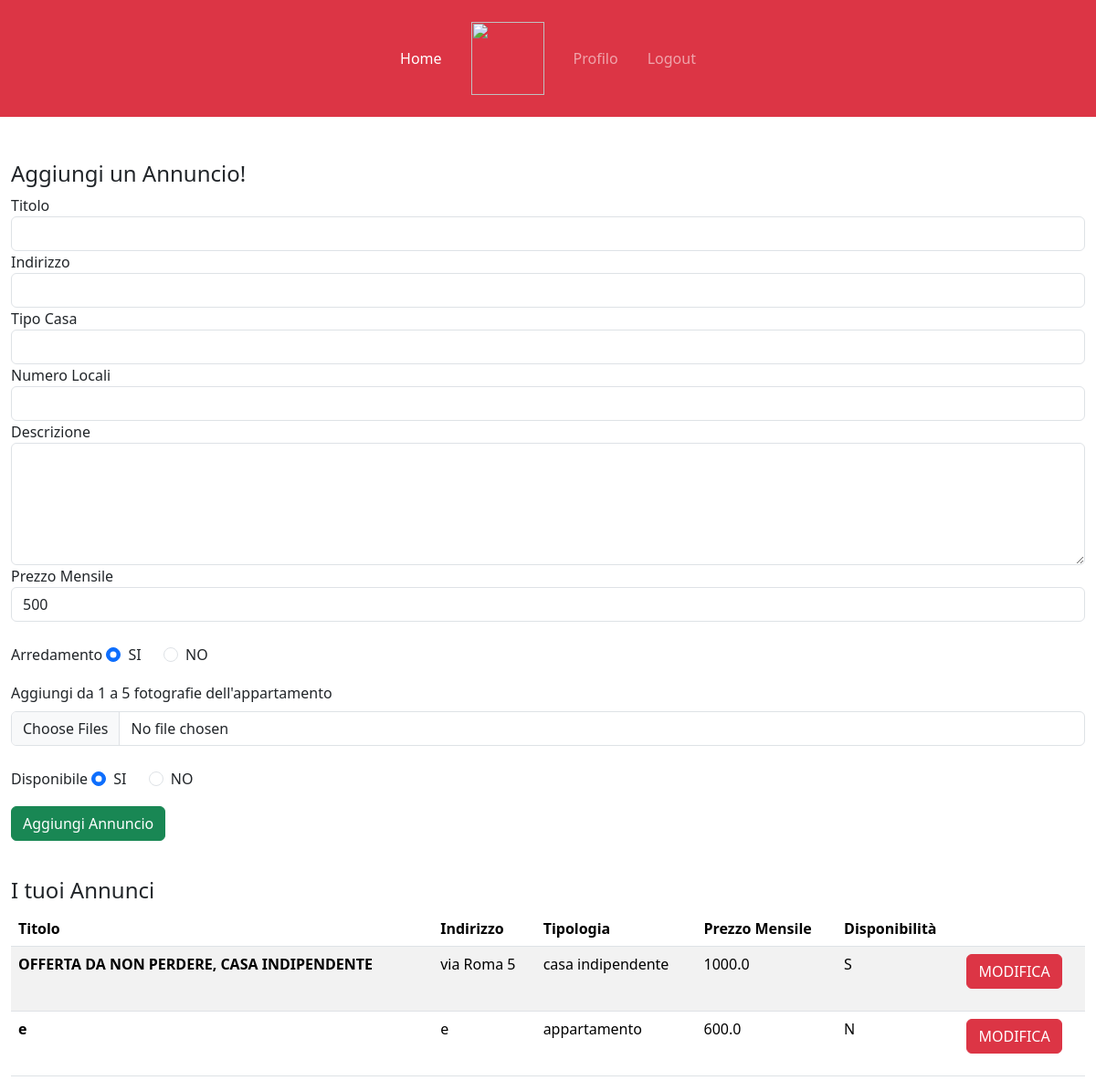
The page /profiloL (signed in) on the database as committed earlier.
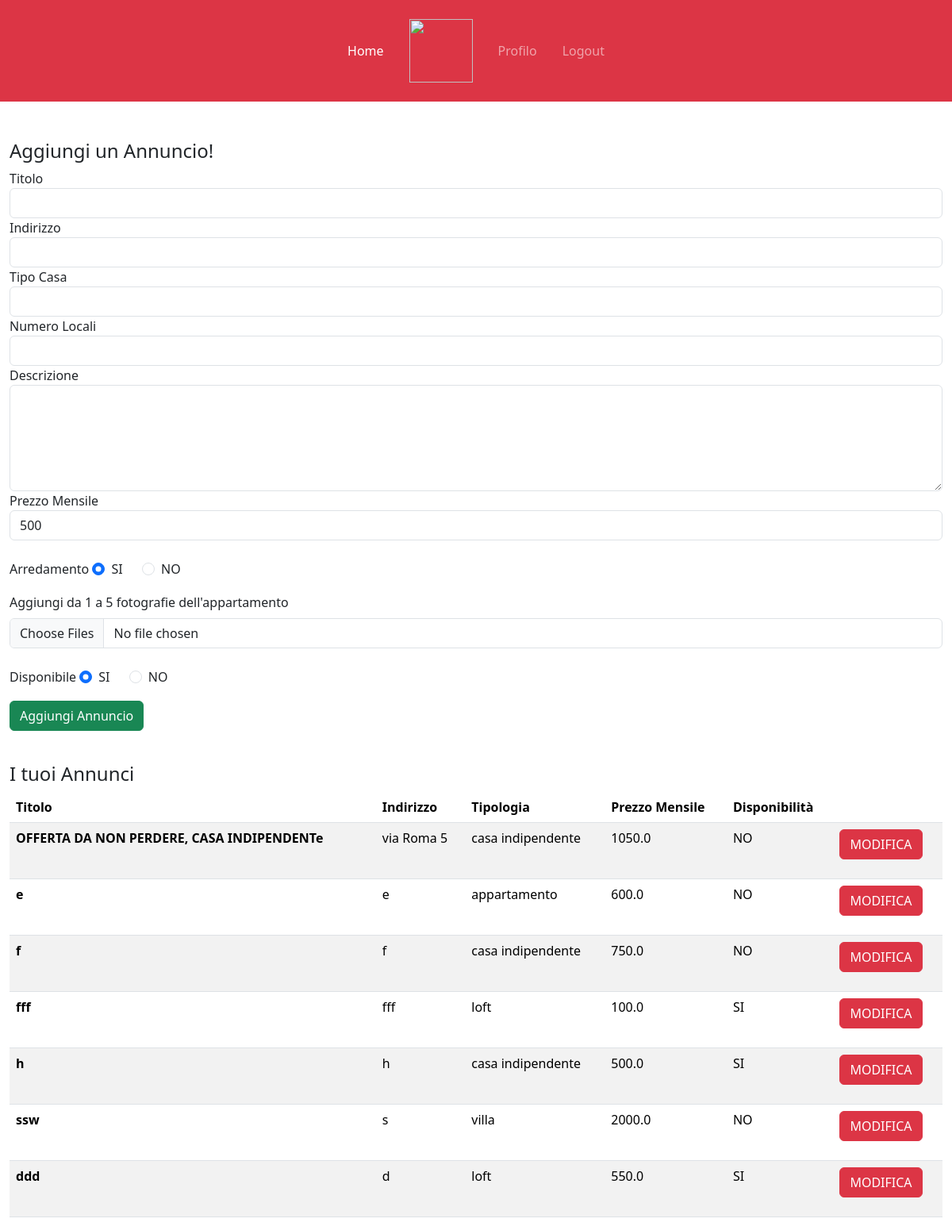
The same page on the database as committed later.
### tables this page shows
CREATE TABLE "ANNUNCI" (
	"idAnnuncio"	INTEGER NOT NULL,
	"titolo"	TEXT NOT NULL,
	"indirizzo"	TEXT NOT NULL,
	"tipoCasa"	TEXT NOT NULL,
	"numeroLocali"	TEXT NOT NULL,
	"descrizione"	TEXT NOT NULL,
	"prezzoMensile"	REAL NOT NULL,
	"arredamento"	TEXT NOT NULL,
	"disponibilita"	TEXT NOT NULL,
	"idUtente"	INTEGER NOT NULL,
	FOREIGN KEY("idUtente") REFERENCES "UTENTI"("idUtente"),
	PRIMARY KEY("idAnnuncio" AUTOINCREMENT)
);

### app.py (the view)
@app.route('/profiloL')
@app.route('/profiloL/<int:id>')
@login_required
def profiloL(id=None): #annuncio=None significa che il parametro è opzionale.
   if id is not None:
      annunci=posts_dao.get_annunci(current_user.id)
      annuncio=posts_dao.get_singleAnnuncio(id)
      return render_template('profiloL.html', annunci=annunci, annuncio=annuncio)
   else:
      annunci=posts_dao.get_annunci(current_user.id)
      return render_template('profiloL.html', annunci=annunci)

### app.py (called while the page is built)
@login_manager.user_loader
def load_user(user_id):
    db_user=posts_dao.get_user_by_id(user_id)
    user = User(id=db_user['idUtente'],
                username=db_user['username'],
                password=db_user['password'],
                tipo=db_user['tipo'])
    return user

### posts_dao.py (called while the page is built)
def get_user_by_id(id_utente):
    query = 'SELECT * FROM UTENTI WHERE idUtente = ?'
    connection = sqlite3.connect('db/affitti.db')
    connection.row_factory = sqlite3.Row
    cursor = connection.cursor()
    cursor.execute(query, (id_utente,))
    result = cursor.fetchone()
    cursor.close()
    connection.close()
    return result

def get_annunci(id):
    conn =sqlite3.connect('db/affitti.db')
    conn.row_factory = sqlite3.Row
    cursor= conn.cursor()
    sql = 'SELECT  ANNUNCI.idAnnuncio, titolo, indirizzo, tipoCasa, numeroLocali, descrizione, \
    prezzoMensile, arredamento, disponibilita, urlFoto FROM ANNUNCI, FOTO \
    where ANNUNCI.idUtente = ? and ANNUNCI.idAnnuncio = FOTO.idAnnuncio \
    GROUP BY ANNUNCI.idAnnuncio'
    cursor.execute(sql, (id,))
    annunci= cursor.fetchall()
    cursor.close()
    conn.close()
    return annunci

### templates/profiloL.html (shortened to what this page needs)
{% extends "base.html" %}
{% block liNav %}
<li class="nav-item">
    <a class="nav-link mx-2 active" aria-current="page" href="{{url_for('index')}}">Home</a>
  </li>
  <li class="nav-item d-none d-lg-block">
    <a class="nav-link mx-2" href="#">
      <img src="/static_files/images/logos/logo_2_white.png" height="80" />
    </a>
  </li>
  {% if current_user.is_authenticated %}
  <li class="nav-item">
    <a class="nav-link mx-2" href="#">Profilo</a>
  </li>
  <li class="nav-item">
    <a class="nav-link mx-2" href="{{url_for('logout')}}">Logout</a>
  </li>
  {% else %}
  <li class="nav-item">
    <a class="nav-link mx-2" href="{{url_for('Page_login')}}">Login</a>
  </li>
</li>
  {% endif %}
{% endblock %}
{% block content %}
<div class="container-fluid mt-5">
  {% if current_user.is_authenticated %}
        {% if annuncio %}
        <!--usato per modifica dell'annuncio. Se vero ==> form di modifica
        Se falso ==> form di aggiunta-->
        <form action="/Ann/mod" method="POST" enctype="multipart/form-data">
          <div class="form-group">
              <h4>Modifica un Annuncio!</h4>
              <label for="titolo">Titolo</label>
              <input type="text" name="titolo" class="form-control" value="{{annuncio.titolo}}" required>
          </div>
          <div class="form-group">
            <label for="indirizzo">Indirizzo</label>
            <input type="text" name="indirizzo" class="form-control" value="{{annuncio.indirizzo}}" required>
          </div>
          <div class="form-group">
            <label for="tipoC">Tipo Casa</label>
            <select class="form-control" name="tipoC" required>
              <option name="tipoC"></option>
              {% set case = ['casa indipendente', 'appartamento', 'loft', 'villa'] %}
              {% for casa in case %}
                  <option name="tipoC" {% if annuncio.tipoCasa == casa %}selected{% endif %}>{{ casa }}</option>
              {% endfor %}
            </select>
          </div>
          <div class="form-group">
            <label for="numLocali">Numero Locali</label>
            <select class="form-control" name="numLocali" required>
              <option name="numLocali"></option>
              {% set numeri = ['1','2','3','4','5+'] %}
              {% for numero in numeri %}
                  <option name="numLocali" {% if annuncio.numeroLocali == numero %}selected{% endif %}>{{ numero }}</option>
              {% endfor %}
            </select>
          </div>
          <div class="form-group">
              <label for="descrizione">Descrizione</label>
              <textarea name="descrizione" msg cols="30" rows="5" class="form-control" required>{{annuncio.descrizione}}</textarea>
          </div>
          <div class="form-group">
            <label for="prezzoM">Prezzo Mensile</label>
            <input type="number" name="prezzoM" class="form-control" value="{{annuncio.prezzoMensile}}" min="100" max="2500" step="50" required>
          </div>
          <br>
          <div class="form-group mb-3">
            <label for="divArredato">Arredamento</label>
            {% if annuncio.arredamento == 'SI' %}
              <div class="form-check form-check-inline" id="divArredato">
                <input type="radio" class="form-check-input" id="rad1" name="arredato" value="SI" checked>SI
                <label class="form-check-label" for="rad1"></label>
              </div>
              <div class="form-check form-check-inline">
                <input type="radio" class="form-check-input" id="rad2" name="arredato" value="NO">NO
                <label class="form-check-label" for="rad2"></label>
              </div>
            {% else %}
              <div class="form-check form-check-inline" id="divArredato">
                <input type="radio" class="form-check-input" id="rad1" name="arredato" value="SI">SI
                <label class="form-check-label" for="rad1"></label>
              </div>
              <div class="form-check form-check-inline">
                <input type="radio" class="form-check-input" id="rad2" name="arredato" value="NO" checked>NO
                <label class="form-check-label" for="rad2"></label>
              </div>
            {% endif %}
          <!--problemi di sicurezza=> Gli input di tipo file non possono essere preimpostati per motivi di sicurezza del browser.
            Questo è fatto per evitare che un sito web imponga automaticamente l'upload di file senza il consenso dell'utente. -->
          <div class="form-group">
              <label for="imgCommento" class="form-label">Aggiungi da 1 a 5 fotografie dell'appartamento</label>
              <input class="form-control" type="file" name="imgAnnuncio" multiple required>
              <label>{{annuncio.foto_concatenate}}</label> <!--per la sicurezza ho inserito semplicemente una label con l'elenco
              delle immagini inserite in precedenza-->
          </div>
          <br>
          <div class="form-group mb-3">
            <label for="divDisponibile">Disponibile</label>
            {% if annuncio.disponibilita == 'SI' %}
            <div class="form-check form-check-inline" id="divDisponibile">
              <input type="radio" class="form-check-input" id="radD1" name="disponibile" value="SI" checked>SI
              <label class="form-check-label" for="radD1"></label>
            </div>
            <div class="form-check form-check-inline">
              <input type="radio" class="form-check-input" id="radD2" name="disponibile" value="NO">NO
              <label class="form-check-label" for="radD2"></label>
            </div>
            {% else %}
            <div class="form-check form-check-inline" id="divDisponibile">
              <input type="radio" class="form-check-input" id="radD1" name="disponibile" value="SI">SI
              <label class="form-check-label" for="radD1"></label>
            </div>
            <div class="form-check form-check-inline">
              <input type="radio" class="form-check-input" id="radD2" name="disponibile" value="NO" checked>NO
              <label class="form-check-label" for="radD2"></label>
            </div>
            {% endif %}
          </div>
          <div class="form-group">
              <button type="submit" id="annuncio" class="btn btn-danger">Modifica Annuncio</button>
              <a href="{{url_for('profiloL')}}" class="btn btn-outline-danger">Annulla Modifica</a>
            </div>
        </form>
      {% else %}
      <form action="/Ann/new" method="POST" enctype="multipart/form-data">
          <div class="form-group">
              <h4>Aggiungi un Annuncio!</h4>
              <label for="titolo">Titolo</label>
              <input type="text" name="titolo" class="form-control" required>
          </div>
          <div class="form-group">
            <label for="indirizzo">Indirizzo</label>
            <input type="text" name="indirizzo" class="form-control" required>
          </div>
          <div class="form-group">
            <label for="tipoC">Tipo Casa</label>
            <select class="form-control" name="tipoC" required>
              <option name="tipoC"></option>
              <option name="tipoC">casa indipendente</option>
            </select>
          </div>
          <div class="form-group">
            <label for="numLocali">Numero Locali</label>
            <select class="form-control" name="numLocali" required>
              <option name="numLocali"></option>
              <option name="numLocali">1</option>
            </select>
          </div>
          <div class="form-group">
              <label for="descrizione">Descrizione</label>
              <textarea name="descrizione" msg cols="30" rows="5" class="form-control" required></textarea>
          </div>
          <div class="form-group">
            <label for="prezzoM">Prezzo Mensile</label>
            <input type="number" name="prezzoM" class="form-control" value="500" min="100" max="2500" step="50" required>
          </div>
          <br>
          <div class="form-group mb-3">
            <label for="divArredato">Arredamento</label>
            <div class="form-check form-check-inline" id="divArredato">
                <input type="radio" class="form-check-input" id="rad1" name="arredato" value="SI" checked>SI
            </div>
            <div class="form-check form-check-inline">
                <input type="radio" class="form-check-input" id="rad2" name="arredato" value="NO">NO
            </div>
          </div>
          <div class="form-group">
              <label for="imgCommento" class="form-label">Aggiungi da 1 a 5 fotografie dell'appartamento</label>
              <input class="form-control" type="file" name="imgAnnuncio" multiple required>
          </div>
          <br>
          <div class="form-group mb-3">
            <label for="divDisponibile">Disponibile</label>
            <div class="form-check form-check-inline" id="divDisponibile">
                <input type="radio" class="form-check-input" id="radD1" name="disponibile" value="SI" checked>SI
            </div>
            <div class="form-check form-check-inline">
                <input type="radio" class="form-check-input" id="radD2" name="disponibile" value="NO">NO
            </div>
          </div>
          <div class="form-group">
              <button type="submit" id="annuncio" class="btn btn-success">Aggiungi Annuncio</button>
          </div>
      </form>
      {% endif %}
  {% endif %}
  <br>
  <div class="row">
      <h4>I tuoi Annunci</h4>
  </div>
  <div style="background-color: #e7effd;">
    <table class="table table-striped">
      <thead>
        <tr>
          <th scope="col">Titolo</th>
          <th scope="col">Indirizzo</th>
          <th scope="col">Tipologia</th>
          <th scope="col">Prezzo Mensile</th>
          <th scope="col">Disponibilità</th>
          <th scope="col"></th>
        </tr>
      </thead>
      <tbody>
        {% for ann in annunci %}
        <tr>
          <th scope="row">{{ann.titolo}}</th>
          <td>{{ann.indirizzo}}</td>
          <td>{{ann.tipoCasa}}</td>
          <td>{{ann.prezzoMensile}}</td>
          <td>{{ann.disponibilita}}</td>
          <td>
            <form action="/modificaAnn/{{ann.idAnnuncio}}" method="POST">
              <button type="submit" class="btn btn-danger">MODIFICA</button>
            </form>
          </td>
        </tr>
        {% endfor %}
      </tbody>
  </div>
</div>
{% endblock %}

### templates/base.html (shortened to what this page needs)
<html lang="it">
    <head>
        <link href="https://cdn.jsdelivr.net/npm/bootstrap@5.3.2/dist/css/bootstrap.min.css" rel="stylesheet">
        <link href="{{url_for('static', filename='css/style.css')}}" rel="stylesheet" type="text/css">
    </head>
    <body>
        <nav class="navbar navbar-expand-lg navbar-dark p-3 bg-danger" id="headerNav">
          <div class="container-fluid">
            <div class="collapse navbar-collapse" id="navbarNavDropdown">
              <ul class="navbar-nav mx-auto ">
                {% block liNav %}{% endblock %}
              </ul>
            </div>
          </div>
        </nav>
        {% block content %}{% endblock %}
    </body>
</html>

### static/css/style.css (style rules this page uses)
.nav-item { line-height:80px; }

Rows that differ between the two databases and show on the page:
changed ANNUNCI "via Roma 5": titolo "OFFERTA DA NON PERDERE, CASA INDIPENDENTE" → "OFFERTA DA NON PERDERE, CASA INDIPENDENTe"; prezzoMensile "1000.0" → "1050.0"; disponibilita "S" → "NO"
changed ANNUNCI "appartamento": disponibilita "N" → "NO"
added ANNUNCI: titolo "f", indirizzo "f", tipoCasa "casa indipendente", prezzoMensile "750.0", disponibilita "NO"
added ANNUNCI: titolo "fff", indirizzo "fff", tipoCasa "loft", prezzoMensile "100.0", disponibilita "SI"
added ANNUNCI: titolo "h", indirizzo "h", tipoCasa "casa indipendente", prezzoMensile "500.0", disponibilita "SI"
added ANNUNCI: titolo "ssw", indirizzo "s", tipoCasa "villa", prezzoMensile "2000.0", disponibilita "NO"
added ANNUNCI: titolo "ddd", indirizzo "d", tipoCasa "loft", prezzoMensile "550.0", disponibilita "SI"
